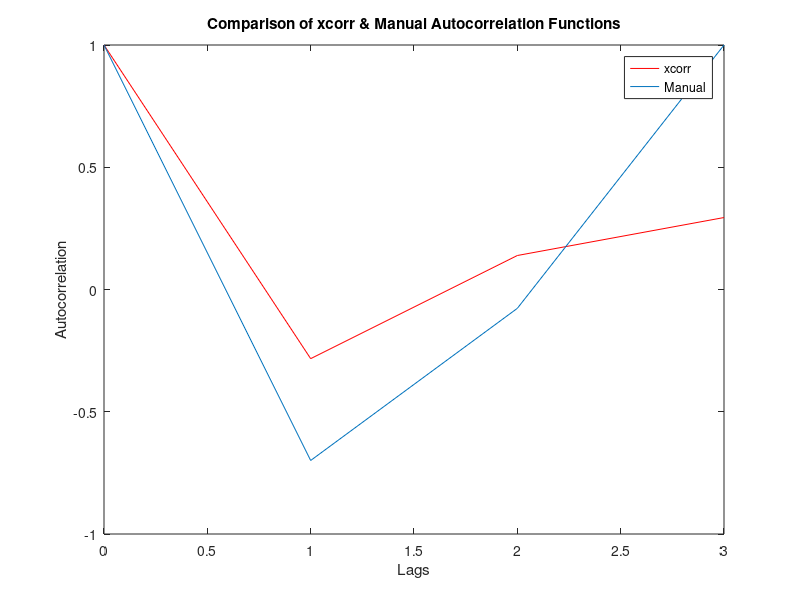

Write MATLAB code to recreate this figure.
clear; clc;

num = 5;
x = randn(num,1);

% Compute xcorr autocorrelation
[cc_x,lags] = xcorr(x,'coeff');

% Plot Lags 0 to 1 (ignore -1 lags)
figure(1);
plot(lags(num:end-1),cc_x(num:end-1),'r');
xlabel('Lags');
ylabel('Autocorrelation');
title('Comparison of xcorr & Manual Autocorrelation Functions');

% Compute full manual autocorrelation
 for k=0:size(x,1)-2
     x_m = x(k+1:size(x,1));
     x_p = x(1:size(x,1)-k);
     x_m = x_m-mean(x_m);
     x_p = x_p-mean(x_p);
     ttop = sum(x_m.*x_p);
     x_mm = mean(x_m);
     x_pm = mean(x_p);
     bottom1 = sum((x_m-x_mm).^2);
     bottom2 = sum((x_p-x_pm).^2);
    tbottom = sqrt(bottom1*bottom2);
     cc(k+1) = ttop/tbottom;
 end
 

 c_lag=(0:num-2);

 hold on;
 plot(c_lag,cc);
 legend('xcorr','Manual','Manual-Shortcut'); 
 hold off;
